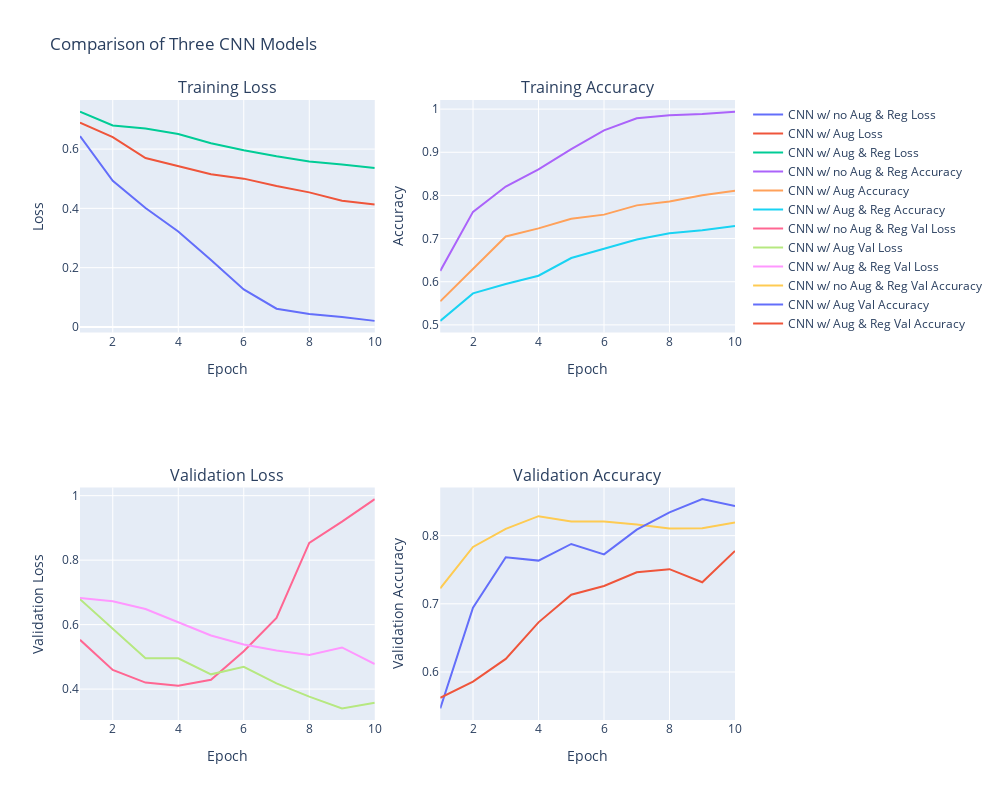

Notebook source saved alongside this figure:
### Code cell
# Load the combined data
combined_data_df = pd.read_csv('All_3_Bigger_CNN.csv')

# Create subplots
fig = go.FigureWidget(make_subplots(rows=2, cols=2,
                                    subplot_titles=('Training Loss', 'Training Accuracy', 'Validation Loss', 'Validation Accuracy')))

# Plotting Training Loss
fig.add_trace(go.Scatter(x=combined_data_df['epoch'], y=combined_data_df['bigger_bare_loss'],
                         mode='lines', name='CNN w/ no Aug & Reg Loss'), row=1, col=1)
fig.add_trace(go.Scatter(x=combined_data_df['epoch'], y=combined_data_df['bigger_loss'],
                         mode='lines', name='CNN w/ Aug Loss'), row=1, col=1)
fig.add_trace(go.Scatter(x=combined_data_df['epoch'], y=combined_data_df['dropout_bigger_loss'],
                         mode='lines', name='CNN w/ Aug & Reg Loss'), row=1, col=1)

# Plotting Training Accuracy
fig.add_trace(go.Scatter(x=combined_data_df['epoch'], y=combined_data_df['bigger_bare_accuracy'],
                         mode='lines', name='CNN w/ no Aug & Reg Accuracy'), row=1, col=2)
fig.add_trace(go.Scatter(x=combined_data_df['epoch'], y=combined_data_df['bigger_accuracy'],
                         mode='lines', name='CNN w/ Aug Accuracy'), row=1, col=2)
fig.add_trace(go.Scatter(x=combined_data_df['epoch'], y=combined_data_df['dropout_bigger_accuracy'],
                         mode='lines', name='CNN w/ Aug & Reg Accuracy'), row=1, col=2)

# Plotting Validation Loss
fig.add_trace(go.Scatter(x=combined_data_df['epoch'], y=combined_data_df['bigger_bare_val_loss'],
                         mode='lines', name='CNN w/ no Aug & Reg Val Loss'), row=2, col=1)
fig.add_trace(go.Scatter(x=combined_data_df['epoch'], y=combined_data_df['bigger_val_loss'],
                         mode='lines', name='CNN w/ Aug Val Loss'), row=2, col=1)
fig.add_trace(go.Scatter(x=combined_data_df['epoch'], y=combined_data_df['dropout_bigger_val_loss'],
                         mode='lines', name='CNN w/ Aug & Reg Val Loss'), row=2, col=1)

# Plotting Validation Accuracy
fig.add_trace(go.Scatter(x=combined_data_df['epoch'], y=combined_data_df['bigger_bare_val_accuracy'],
                         mode='lines', name='CNN w/ no Aug & Reg Val Accuracy'), row=2, col=2)
fig.add_trace(go.Scatter(x=combined_data_df['epoch'], y=combined_data_df['bigger_val_accuracy'],
                         mode='lines', name='CNN w/ Aug Val Accuracy'), row=2, col=2)
fig.add_trace(go.Scatter(x=combined_data_df['epoch'], y=combined_data_df['dropout_bigger_val_accuracy'],
                         mode='lines', name='CNN w/ Aug & Reg Val Accuracy'), row=2, col=2)

# Update xaxis and yaxis properties
fig.update_xaxes(title_text='Epoch', row=1, col=1)
fig.update_xaxes(title_text='Epoch', row=1, col=2)
fig.update_xaxes(title_text='Epoch', row=2, col=1)
fig.update_xaxes(title_text='Epoch', row=2, col=2)

fig.update_yaxes(title_text='Loss', row=1, col=1)
fig.update_yaxes(title_text='Accuracy', row=1, col=2)
fig.update_yaxes(title_text='Validation Loss', row=2, col=1)
fig.update_yaxes(title_text='Validation Accuracy', row=2, col=2)

# Update layout
fig.update_layout(height=800, width=1000, title_text='Comparison of Three CNN Models')

# Show figure
fig.show()

### Figure 1 — Plotly figure (JSON) as saved in the notebook; plotly's stock layout.template omitted (floating-point values rounded to 4 significant figures)
{"data": [{"mode": "lines", "name": "CNN w/ no Aug & Reg Loss", "type": "scatter", "uid": "2f2081ad-2b67-40a1-8107-5c71a9643e3e", "x": [1, 2, 3, 4, 5, 6, 7, 8, 9, 10], "xaxis": "x", "y": [0.6436, 0.4931, 0.4011, 0.3218, 0.2256, 0.1266, 0.06142, 0.04388, 0.03392, 0.02046], "yaxis": "y"}, {"mode": "lines", "name": "CNN w/ Aug Loss", "type": "scatter", "uid": "248eb253-d4cf-49c5-a618-2fa2840aa011", "x": [1, 2, 3, 4, 5, 6, 7, 8, 9, 10], "xaxis": "x", "y": [0.6893, 0.6404, 0.5698, 0.5433, 0.5148, 0.5003, 0.4751, 0.454, 0.4255, 0.4127], "yaxis": "y"}, {"mode": "lines", "name": "CNN w/ Aug & Reg Loss", "type": "scatter", "uid": "9e484ce8-359f-465b-ace5-3c23143a9f9e", "x": [1, 2, 3, 4, 5, 6, 7, 8, 9, 10], "xaxis": "x", "y": [0.7264, 0.6796, 0.6696, 0.6505, 0.62, 0.5961, 0.5757, 0.558, 0.5479, 0.5361], "yaxis": "y"}, {"mode": "lines", "name": "CNN w/ no Aug & Reg Accuracy", "type": "scatter", "uid": "b4f1f5e2-4d92-4d63-b654-3d01922f7afa", "x": [1, 2, 3, 4, 5, 6, 7, 8, 9, 10], "xaxis": "x2", "y": [0.625, 0.7619, 0.8207, 0.8602, 0.9074, 0.9509, 0.9788, 0.9856, 0.9889, 0.9942], "yaxis": "y2"}, {"mode": "lines", "name": "CNN w/ Aug Accuracy", "type": "scatter", "uid": "2167cef2-5c13-4268-947a-75f3cd72f8c6", "x": [1, 2, 3, 4, 5, 6, 7, 8, 9, 10], "xaxis": "x2", "y": [0.5545, 0.6299, 0.7049, 0.7236, 0.7458, 0.7555, 0.7769, 0.7858, 0.8004, 0.811], "yaxis": "y2"}, {"mode": "lines", "name": "CNN w/ Aug & Reg Accuracy", "type": "scatter", "uid": "90f3220e-69a1-45a4-aa07-1eef3bbe0542", "x": [1, 2, 3, 4, 5, 6, 7, 8, 9, 10], "xaxis": "x2", "y": [0.5093, 0.5729, 0.5948, 0.6139, 0.6549, 0.6771, 0.6977, 0.7125, 0.7194, 0.7293], "yaxis": "y2"}, {"mode": "lines", "name": "CNN w/ no Aug & Reg Val Loss", "type": "scatter", "uid": "e1eab27e-e29b-4a73-b606-04003d563bec", "x": [1, 2, 3, 4, 5, 6, 7, 8, 9, 10], "xaxis": "x3", "y": [0.553, 0.4595, 0.4202, 0.4104, 0.4291, 0.5172, 0.621, 0.8536, 0.9193, 0.9892], "yaxis": "y3"}, {"mode": "lines", "name": "CNN w/ Aug Val Loss", "type": "scatter", "uid": "d93fa1ba-5cee-4fc1-8036-9f83a547a9cc", "x": [1, 2, 3, 4, 5, 6, 7, 8, 9, 10], "xaxis": "x3", "y": [0.679, 0.5875, 0.4955, 0.4957, 0.4458, 0.4692, 0.4178, 0.3765, 0.3402, 0.3577], "yaxis": "y3"}, {"mode": "lines", "name": "CNN w/ Aug & Reg Val Loss", "type": "scatter", "uid": "ce7ab07d-a3c7-4cba-add0-1de3d150b9fc", "x": [1, 2, 3, 4, 5, 6, 7, 8, 9, 10], "xaxis": "x3", "y": [0.6828, 0.6726, 0.6486, 0.6078, 0.5663, 0.5385, 0.5195, 0.5056, 0.5292, 0.4779], "yaxis": "y3"}, {"mode": "lines", "name": "CNN w/ no Aug & Reg Val Accuracy", "type": "scatter", "uid": "e0261701-fee0-4179-85c4-16394f3c6886", "x": [1, 2, 3, 4, 5, 6, 7, 8, 9, 10], "xaxis": "x4", "y": [0.7226, 0.7834, 0.81, 0.8286, 0.8208, 0.8208, 0.8164, 0.8106, 0.8108, 0.8194], "yaxis": "y4"}, {"mode": "lines", "name": "CNN w/ Aug Val Accuracy", "type": "scatter", "uid": "3696ad77-96ac-4b35-a860-62d409304e4f", "x": [1, 2, 3, 4, 5, 6, 7, 8, 9, 10], "xaxis": "x4", "y": [0.5466, 0.6944, 0.7684, 0.7634, 0.7878, 0.7726, 0.8088, 0.8342, 0.8536, 0.8434], "yaxis": "y4"}, {"mode": "lines", "name": "CNN w/ Aug & Reg Val Accuracy", "type": "scatter", "uid": "c00992b5-7c3f-4ba0-a10f-7d1fe1c12b50", "x": [1, 2, 3, 4, 5, 6, 7, 8, 9, 10], "xaxis": "x4", "y": [0.5622, 0.5858, 0.6192, 0.6728, 0.7134, 0.7262, 0.7462, 0.7508, 0.7316, 0.7776], "yaxis": "y4"}], "layout": {"annotations": [{"font": {"size": 16}, "showarrow": false, "text": "Training Loss", "x": 0.225, "xanchor": "center", "xref": "paper", "y": 1, "yanchor": "bottom", "yref": "paper"}, {"font": {"size": 16}, "showarrow": false, "text": "Training Accuracy", "x": 0.775, "xanchor": "center", "xref": "paper", "y": 1, "yanchor": "bottom", "yref": "paper"}, {"font": {"size": 16}, "showarrow": false, "text": "Validation Loss", "x": 0.225, "xanchor": "center", "xref": "paper", "y": 0.375, "yanchor": "bottom", "yref": "paper"}, {"font": {"size": 16}, "showarrow": false, "text": "Validation Accuracy", "x": 0.775, "xanchor": "center", "xref": "paper", "y": 0.375, "yanchor": "bottom", "yref": "paper"}], "height": 800, "title": {"text": "Comparison of Three CNN Models"}, "width": 1000, "xaxis": {"anchor": "y", "domain": [0, 0.45], "title": {"text": "Epoch"}}, "xaxis2": {"anchor": "y2", "domain": [0.55, 1], "title": {"text": "Epoch"}}, "xaxis3": {"anchor": "y3", "domain": [0, 0.45], "title": {"text": "Epoch"}}, "xaxis4": {"anchor": "y4", "domain": [0.55, 1], "title": {"text": "Epoch"}}, "yaxis": {"anchor": "x", "domain": [0.625, 1], "title": {"text": "Loss"}}, "yaxis2": {"anchor": "x2", "domain": [0.625, 1], "title": {"text": "Accuracy"}}, "yaxis3": {"anchor": "x3", "domain": [0, 0.375], "title": {"text": "Validation Loss"}}, "yaxis4": {"anchor": "x4", "domain": [0, 0.375], "title": {"text": "Validation Accuracy"}}}}
